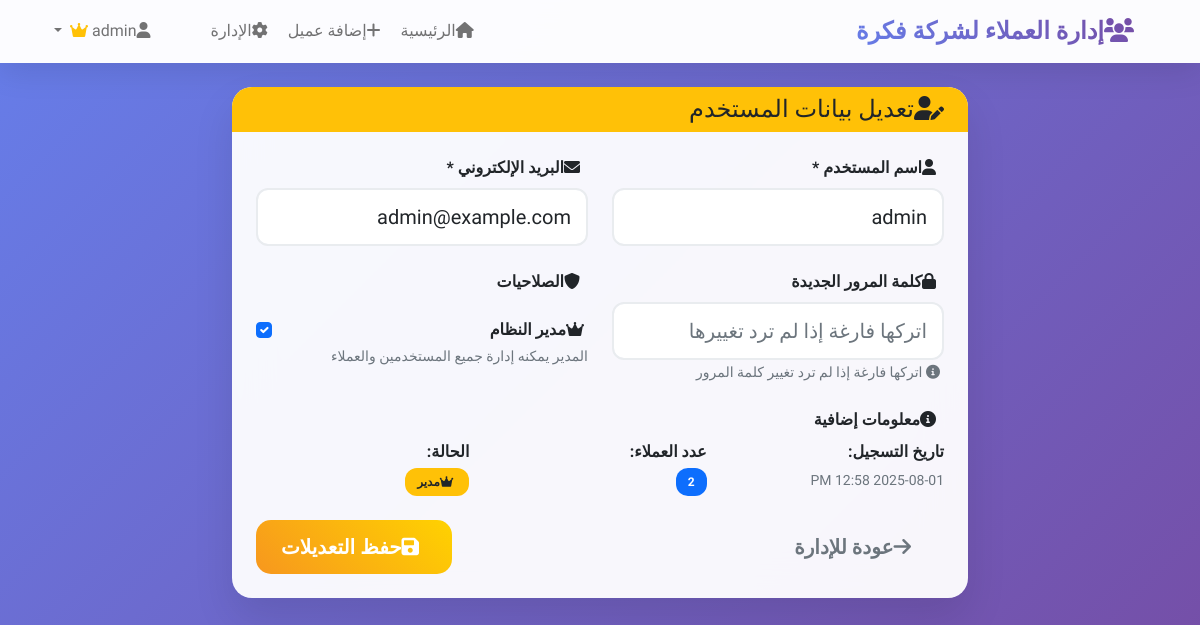
Page /admin/edit_user/1 (signed in) on the earlier database version.
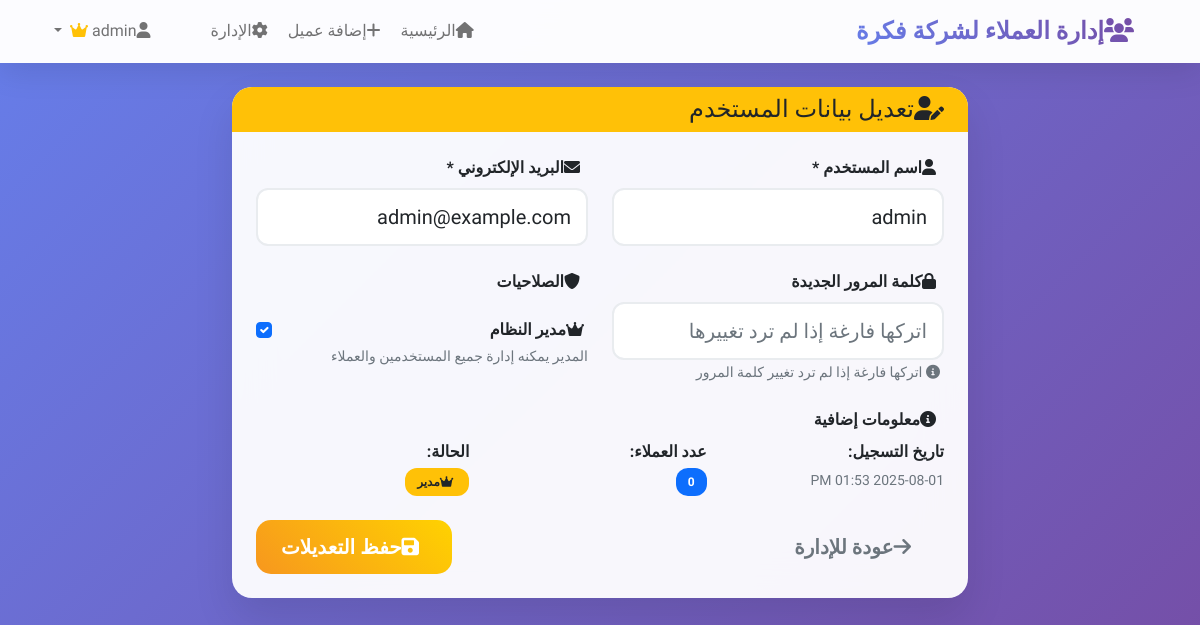
Same page on the later database version.
### app/models.py (models this page shows, shortened)
class User(UserMixin, db.Model):
    id = db.Column(db.Integer, primary_key=True)
    username = db.Column(db.String(80), unique=True, nullable=False)
    email = db.Column(db.String(120), unique=True, nullable=False)
    password_hash = db.Column(db.String(120), nullable=False)
    is_admin = db.Column(db.Boolean, default=False)
    created_at = db.Column(db.DateTime, default=datetime.utcnow)

### app/admin.py (the view, shortened to what this page needs)
@admin.route('/edit_user/<int:id>', methods=['GET', 'POST'])
@login_required
def edit_user(id):
    if not current_user.is_admin:
        flash('ليس لديك صلاحية للوصول لهذه الصفحة', 'error')
        return redirect(url_for('main.index'))
    user = User.query.get_or_404(id)
    return render_template('edit_user.html', user=user)

### app/auth.py (called while the page is built)
@login_manager.user_loader
def load_user(user_id):
    return User.query.get(int(user_id))

### templates/edit_user.html (shortened to what the changed rows need)
{% extends "base.html" %}
{% block content %}
<div class="row justify-content-center">
    <div class="col-md-8">
        <div class="card">
            <div class="card-body p-4">
                <form method="POST">
                    <div class="row">
                        <div class="col-md-6 mb-4">
                            <label for="username" class="form-label fw-bold">
                                <i class="fas fa-user me-2"></i>اسم المستخدم *
                            </label>
                            <input type="text" class="form-control form-control-lg" id="username" name="username"
                                   value="{{ user.username }}" required>
                        </div>
                        <div class="col-md-6 mb-4">
                            <label for="email" class="form-label fw-bold">
                                <i class="fas fa-envelope me-2"></i>البريد الإلكتروني *
                            </label>
                            <input type="email" class="form-control form-control-lg" id="email" name="email"
                                   value="{{ user.email }}" required>
                        </div>
                    </div>
                    <div class="row">
                        <div class="col-md-6 mb-4">
                            <div class="form-check mt-3">
                                <input class="form-check-input" type="checkbox" id="is_admin" name="is_admin"
                                       {% if user.is_admin %}checked{% endif %}>
                                <label class="form-check-label fw-bold" for="is_admin">
                                    <i class="fas fa-crown me-1"></i>مدير النظام
                                </label>
                                <small class="form-text text-muted d-block">
                                    المدير يمكنه إدارة جميع المستخدمين والعملاء
                                </small>
                            </div>
                        </div>
                    </div>
                    <div class="mb-4">
                        <div class="row">
                            <div class="col-md-4">
                                <p class="mb-1"><strong>تاريخ التسجيل:</strong></p>
                                <small class="text-muted">{{ user.created_at.strftime('%Y-%m-%d %I:%M %p') }}</small>
                            </div>
                            <div class="col-md-4">
                                <p class="mb-1"><strong>عدد العملاء:</strong></p>
                                <span class="badge bg-primary">{{ user.clients|length }}</span>
                            </div>
                        </div>
                    </div>
                </form>
            </div>
        </div>
    </div>
</div>
{% endblock %}

Differences in the rows shown:
changed User "admin": created_at "2025-08-01 12:58 PM" → "2025-08-01 01:53 PM"
Other differences:
{{ user.clients|length }}: "2" → "0"
